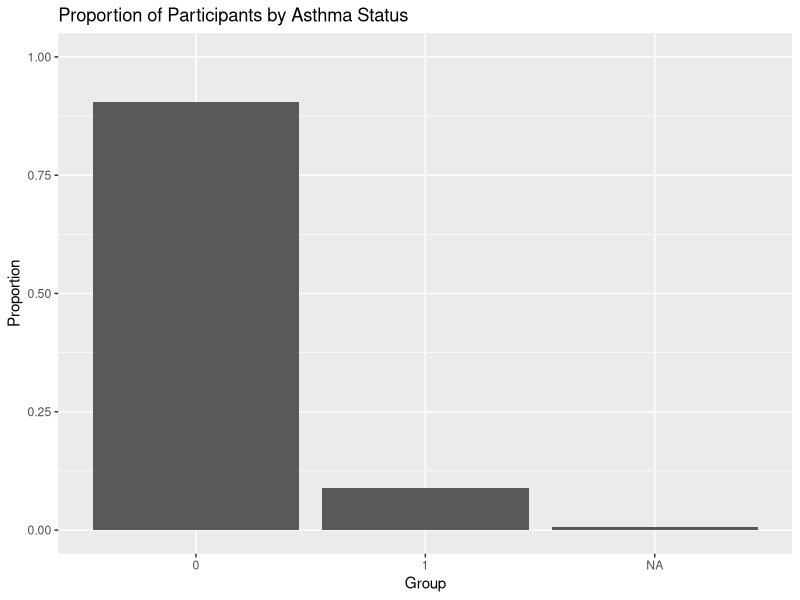
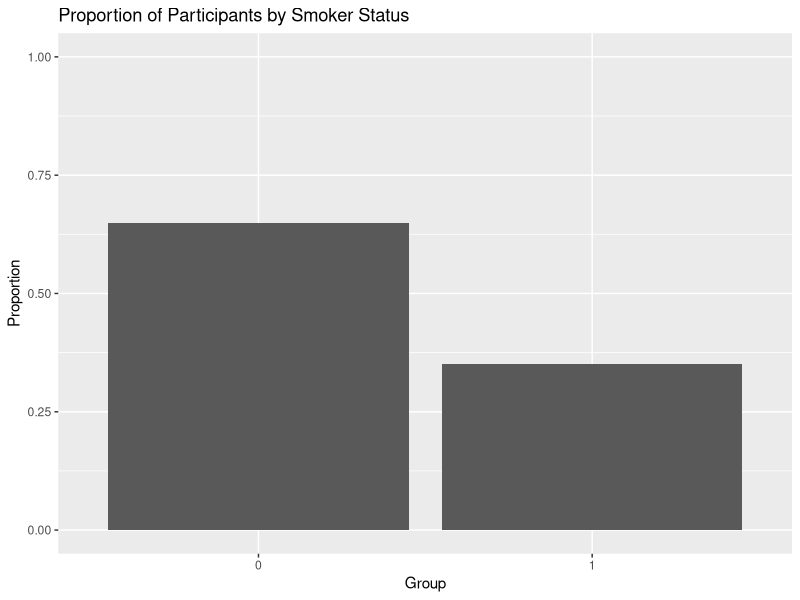
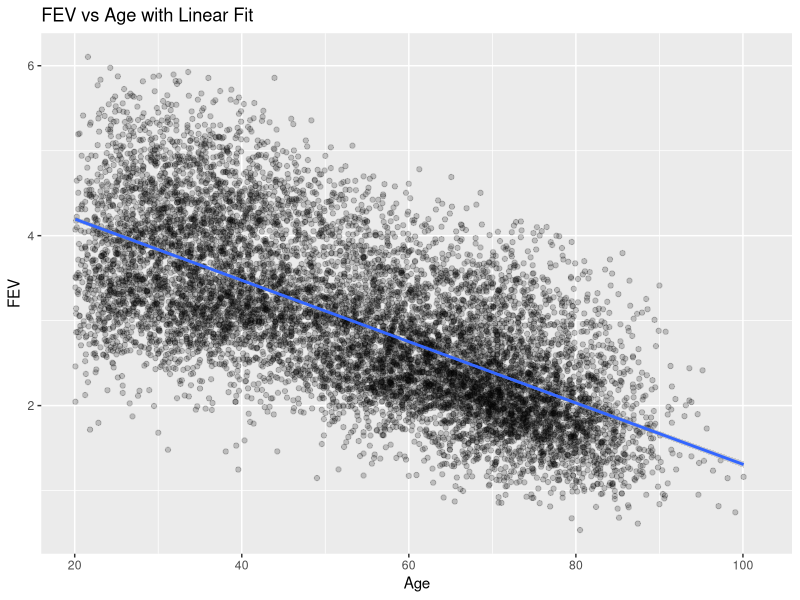
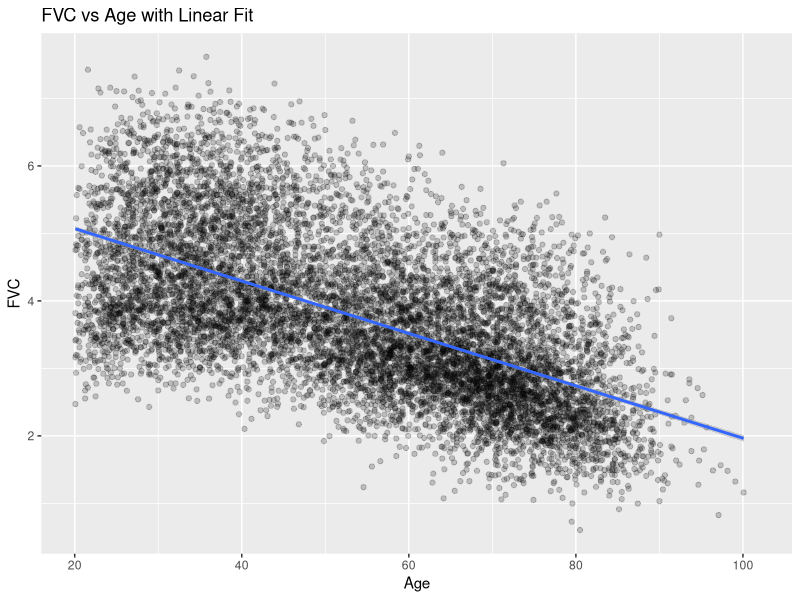
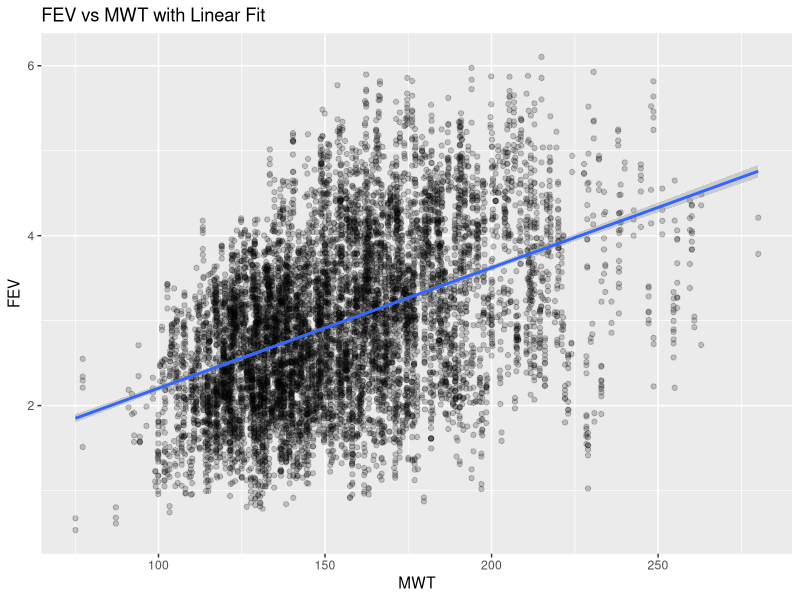
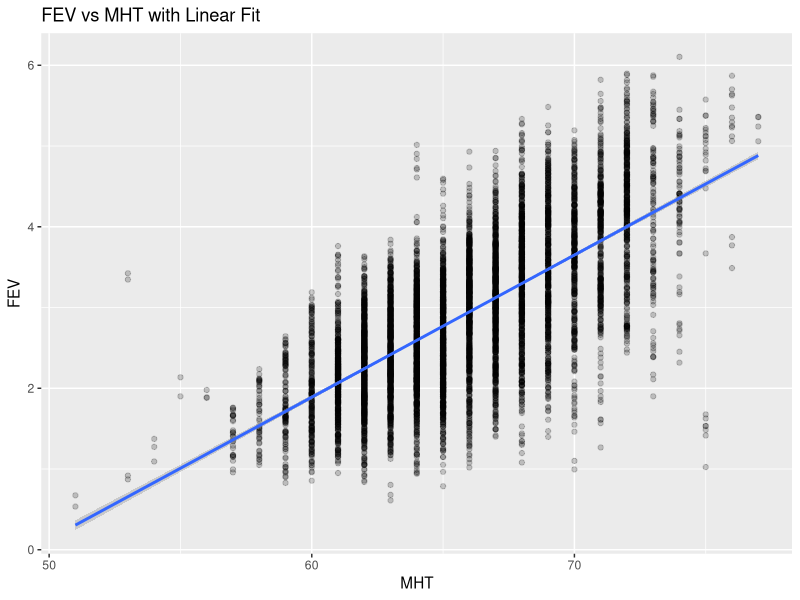
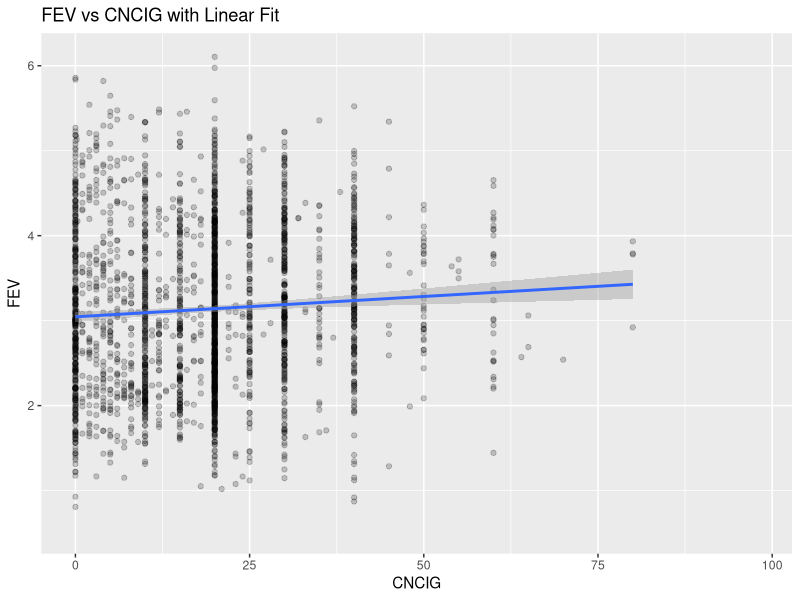

Write the R code that produced these figures, in order. (Note: this script raises an error after producing the figures.)
library(tidyverse)
library(haven)
library(ggplot2)
library(lme4)


# Load the data
asthma_df <- read_dta("data/family asthma p1 data version2.dta")

# Reshape the data
asthma_tidy_df <- asthma_df %>%
  pivot_longer(
    cols = matches("\\d+$"),           
    names_to = c(".value", "visit"),  
    names_pattern = "([a-z]+)(\\d+)"   
  ) %>%
  select(family, id, visit, everything())

# Print out the columns
columns = colnames(asthma_tidy_df)
columns

# See what is in each of the columns
summary(asthma_tidy_df)

#Research Question Drives what I should look at
#Question 1 has to do with if asthmatics suffer steeper rates of decline or lower levels of lung function independent of smoking?
#First, I think I should visualize and record asthma and smoking data.

#First, how many unique participants do I have
num_unique_participants <- n_distinct(asthma_tidy_df$id)
cat("The number of unique participants is", num_unique_participants, "\n")

# Ok, now lets take a look at the asthma column
ggplot(asthma_tidy_df, aes(x = factor(asthma))) +
  geom_bar(aes(y = after_stat(prop), group = 1)) +
  scale_y_continuous(limits = c(0, 1)) +
  labs(
    title = "Proportion of Participants by Asthma Status",
    x = "Group", 
    y = "Proportion"
    )

# Ok, now, let's take a look at the smoking data
ggplot(asthma_tidy_df, aes(x = factor(smkever))) +
  geom_bar(aes(y = after_stat(prop), group = 1)) +
  scale_y_continuous(limits = c(0, 1)) +
  labs(
    title = "Proportion of Participants by Smoker Status",
    x = "Group", 
    y = "Proportion"
  )

# Ok, just for the sake of simplicity, I'm going to build a fixed linear model 
# just so I know how to do it for now 
# Fixed Linear Model
fixed_model <- lm(fev ~ 1 + age + mht + mwt + asthma,data=asthma_tidy_df)
summary(fixed_model)   # coefficients, SEs, t-tests, R^2
coef(fixed_model)      # beta-hat
fitted(fixed_model)    # fitted values
residuals(fixed_model) # residuals
confint(fixed_model)   # confidence intervals


# Simple Data Visulizations
# Is there a trend of FEV with Age?
ggplot(asthma_tidy_df, aes(x = age, y = fev)) +
  geom_point(alpha = 0.2) +
  geom_smooth(method = "lm", formula = y ~ x, se = TRUE) +
  labs(title = "FEV vs Age with Linear Fit",
       x = "Age",
       y = "FEV")

# Is there a trend of FVC with Age?
ggplot(asthma_tidy_df, aes(x = age, y = fvc)) +
  geom_point(alpha = 0.2) +
  geom_smooth(method = "lm", formula = y ~ x, se = TRUE) +
  labs(title = "FVC vs Age with Linear Fit",
       x = "Age",
       y = "FVC")

# Is there a trend of FVC with weight?
ggplot(asthma_tidy_df, aes(x = mwt, y = fev)) +
  geom_point(alpha = 0.2) +
  geom_smooth(method = "lm", formula = y ~ x, se = TRUE) +
  labs(title = "FEV vs MWT with Linear Fit",
       x = "MWT",
       y = "FEV")

# Is there a trend of FEV with height?
ggplot(asthma_tidy_df, aes(x = mht, y = fev)) +
  geom_point(alpha = 0.2) +
  geom_smooth(method = "lm", formula = y ~ x, se = TRUE) +
  labs(title = "FEV vs MHT with Linear Fit",
       x = "MHT",
       y = "FEV")

# Is there a trend of FEV with number of cigaretts smoked per day?
ggplot(asthma_tidy_df, aes(x = cncig, y = fev)) +
  geom_point(alpha = 0.2) +
  geom_smooth(method = "lm", formula = y ~ x, se = TRUE) +
  labs(title = "FEV vs CNCIG with Linear Fit",
       x = "CNCIG",
       y = "FEV")

# First mixed affects model below. 
# Response: 2 models. FEV reponse, and FVC response 
# Fixed Effects: asthma, mht, mwt, age 
# Random Effects: (1|id/family), visit (this is time variable), asthma, smkever, smk, cncig 
# The line I would enter in lmer would be 
# fev ~ asthma + mht + mwt + age+ visit + (1|id/family) + (visit|id) + (asthma|id) + (smkever|id) + (smk|id) + (cncig|id)
# Ok, I learned that this model above doesn't make sense for a few reasons.
# Should be (1|family/id), or individuals are nested within families, not the other way around
# (visit|id) can be clarified as (1 + visit|id)
# We don't expect asthma to vary by id (probably not, though some people might be cured), do don't allow it to vary by id at least at this point of basic modeling
# (smkever|id) would not be varying for each patient, though they could start smoking at some point, so leave it out. It is not random effect
# (smk|id) and (cncig|id) doesn't make sense to include as random effect because we don't want to be modeling its variance
# 

# Another mistake I made was that I thought that controlling for smoking meant making it as
# a random effect. After that I thought that leaving it out would be a way to control for it.
# The answer is that I need to leave in the smoking data as fixed effects so that we can see
# how it effects the FEV/FVC.

# New try:
# Response: 2 models. FEV reponse, and FVC response 
# Fixed Effects: asthma, mht, mwt, age, visit, smk, smkever, cncig 
# Random Effects: (1|family/id), visit (this is time variable)
# The line I would enter in lmer would be 
# fev ~ asthma + mht + mwt + age+ visit + smk + smkever + cncig + (1|family/id) + (1+visit|id)
# I found out I also need to include an interaction, asthma*visit is shorthand for asthma + visit + asthma:visit
# fev ~ asthma*visit + mht + mwt + age + smk + smkever + cncig + (1|family/id) + (1+visit|id)


fit <- lmer(
  fev ~ asthma*visit + mht + mwt + age + smk + smkever + cncig + (1|family/id) + (1+visit|id),
  data = asthma_tidy_df,
  REML = TRUE
)

summary(fit)
